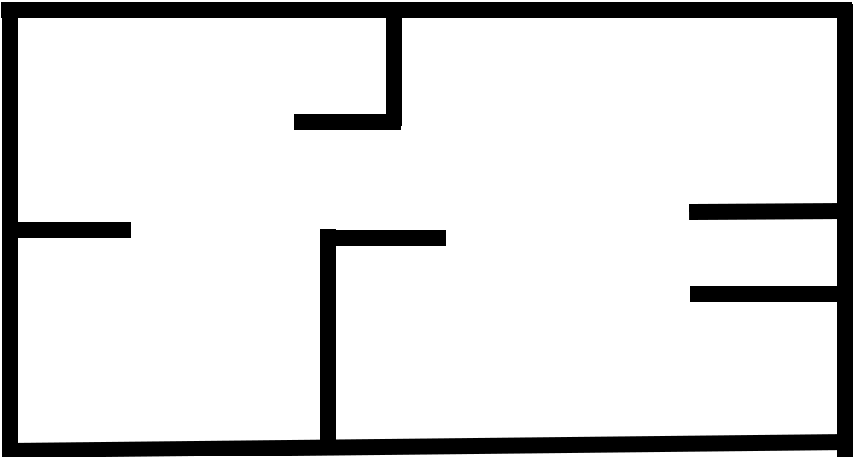
#> input picture code/map2.png, 864 x 457 px, found by its file name
$ python code.py
#> lines starting #> are read from the running program, lines starting #| are printed output that depends on the picture; after the words box and inside, x2 and y2 are one past the last pixel; in counts of white or black regions, pixels touching at a corner belong together
from PIL import Image, ImageOps
import numpy as np
import matplotlib.pyplot as plt
import random

# Load and process the image
img = Image.open('/Users/babar/Downloads/map2.png')
#> img is the input picture: PIL image 864x457 RGBA; mean R, G, B, A 219.2, 219.2, 219.2, 255
img = ImageOps.grayscale(img)
#> img: PIL image 864x457 L
np_img = np.array(img)
np_img = ~np_img  # invert B&W
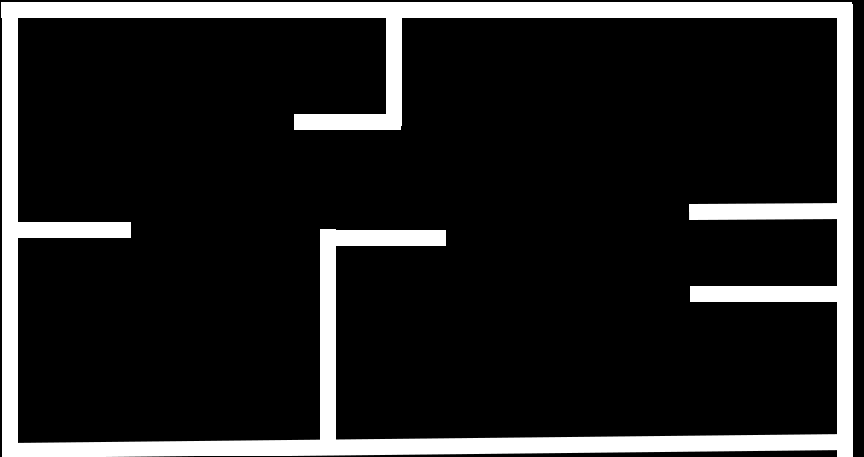
#> np_img: shape (457, 864); min 0, max 255, mean 35.8
np_img[np_img > 0] = 1
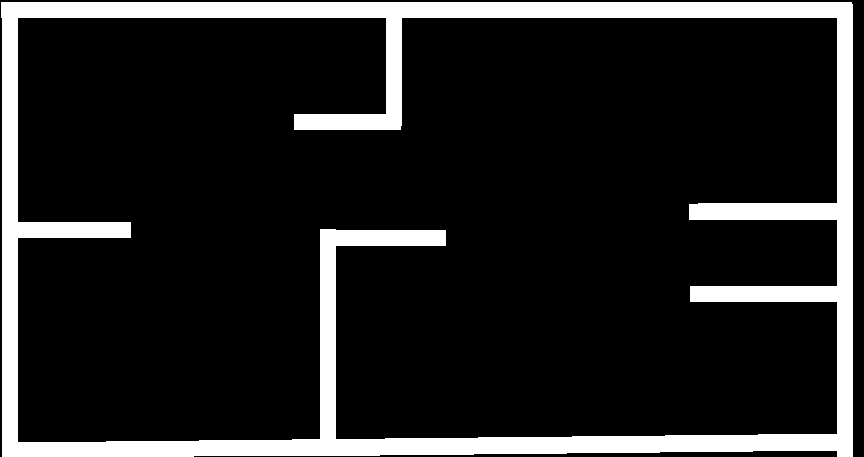
#> np_img: shape (457, 864); values 0 (black) and 1 (white), 14.2% white; 1 white region, box (x1, y1, x2, y2) and area: (1, 2, 853, 457) 56257
plt.set_cmap('binary')
plt.imshow(np_img)

# Save the processed image
np.save('cspace.npy', np_img)

# Read the saved image
grid = np.load('cspace.npy')

# Define the starting point and goal
start = np.array([100.0, 100.0])
goal = np.array([773.0, 375.0])

# Number of iterations and step size for RRT
numIterations = 200
stepsize = 50

# Define the goal region as a circle
goalRegion = plt.Circle((goal[0], goal[1]), stepsize, color='b', fill=False)
fig = plt.figure("RRT Algorithm")
plt.imshow(grid, cmap='binary')
plt.plot(start[0], start[1], 'ro')
plt.plot(goal[0], goal[1], 'bo')
ax = fig.gca()
ax.add_patch(goalRegion)
plt.xlabel('X-axis $(m)$')
plt.ylabel('Y-axis $(m)$')

# Class definition for treeNode
class treeNode():
    # [5 lines left out: function _init_, not called in this run]

# Class definition for RRTAlgorithm
class RRTAlgorithm():
    # [62 lines left out: functions _init_, addchild, sampleAPoint, steerToPoint, isInobstacle, unitVector and 1 more, not called in this run]

    def distance(self, node1, point):
        dist = np.sqrt((node1.locationx - point[0]) ** 2 + (node1.locationy - point[1]) ** 2)
        return dist

    # [4 lines left out: function goalFound, not called in this run]

    def resetNearestValues(self):
        self.nearestNode = None
        self.nearestDist = 10000

    # [8 lines left out: function retraceRRTPath, not called in this run]

#> (the run stopped early here; a loop or call above may not have finished)
